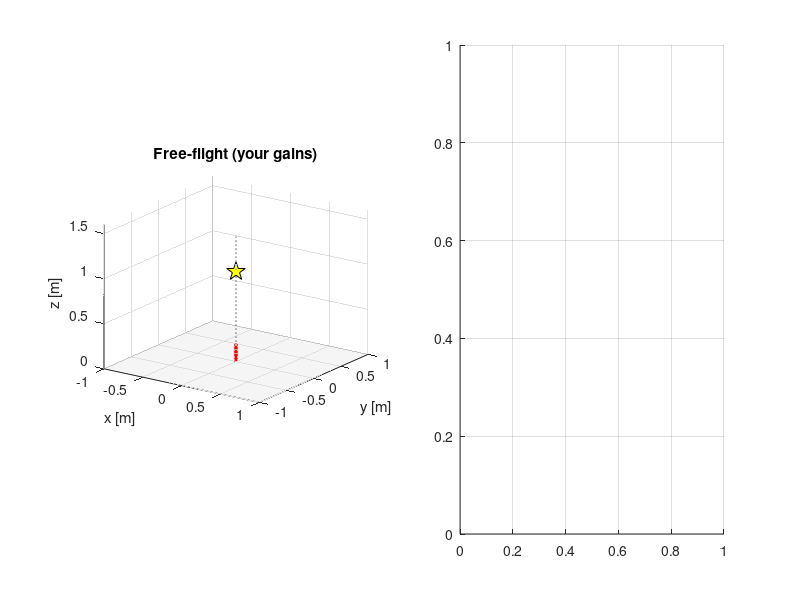

Reproduce this figure in MATLAB. (Note: this script raises an error after producing the figure.)
%% ========================================================================
%  TVC VISUAL VERIFY -- drop your Control System Designer gains in and fly
%
%  Plays the role of your assignment's Nonlinear_simulation.slx + visualiser:
%  a nonlinear 3D free-flight run that checks the gains you tuned on the
%  linear plant actually work (with saturation, servo lag, sensor noise).
%
%  Inner loop  = PID (matches your "PID with two real zeros")
%  Outer loop  = PD  (matches your outer position compensator)
%  Runs with BASE MATLAB -- no toolboxes required.
% =========================================================================
clear; clc; close all;

%% ====================  PASTE YOUR TUNED GAINS HERE  =====================
% From the inner design:  Cpid = pid(C_inner);  then read .Kp .Ki .Kd
Kp_att = 1.6;   Ki_att = 0.5;   Kd_att = 0.25;     % inner attitude PID
% From the outer design:  [Kp_pos,~,Kd_pos] = piddata(pid(C_outer));
Kp_pos = 0.40;  Kd_pos = 0.33;                     % outer position PD
% =========================================================================

%% ---------- Physical parameters (match tvc_setup.m) --------------------
m=0.5; g=9.81; J=0.008; l=0.10; b_rot=0.002; Tmax=2.5*m*g;
tau_s=0.05; dmax=deg2rad(15); ratemax=deg2rad(600);
tilt_max=deg2rad(20);

%% ---------- Timing & sensors --------------------------------------------
fs=400; dt=1/fs; Tend=8; N=round(Tend/dt); animStep=8;
gyro_noise=deg2rad(1.0); gyro_bias=deg2rad(0.4);
acc_noise=deg2rad(2.0); alpha=0.99; pos_noise=0.01;
iclamp=deg2rad(10);                 % integral anti-windup clamp

%% ---------- Altitude loop gains -----------------------------------------
Kp_z=4.5; Kd_z=2.4; z_des=1.0; x_des=0; y_des=0;

%% ---------- Initial state (off-centre, low) -----------------------------
x=0.5; y=-0.4; z=0.6; vx=0; vy=0; vz=0;
thx=deg2rad(3); thy=deg2rad(-2); wx=0; wy=0; dx=0; dy=0;
thx_est=thx; thy_est=thy; eix=0; eiy=0;
t_poke=4.0; poke_vx=0.8; poke_vy=-0.6;

%% ---------- Logs ---------------------------------------------------------
L.t=zeros(1,N); L.x=L.t; L.y=L.t; L.z=L.t; L.thx=L.t; L.thy=L.t;

%% ---------- Figure -------------------------------------------------------
fig=figure('Color','w','Name','TVC Visual Verify','Position',[80 80 1100 480]);
ax1=subplot(1,2,1); hold(ax1,'on'); grid(ax1,'on'); view(ax1,35,18);
xlim([-1 1]); ylim([-1 1]); zlim([0 1.6]); daspect([1 1 1]);
xlabel('x [m]'); ylabel('y [m]'); zlabel('z [m]'); title('Free-flight (your gains)');
patch([-1 1 1 -1],[-1 -1 1 1],[0 0 0 0],[0.9 0.9 0.9],'FaceAlpha',0.4,'EdgeColor','none');
plot3([0 0],[0 0],[0 1.4],'k:'); plot3(0,0,z_des,'kp','MarkerFaceColor','y','MarkerSize',14);
bodyH=plot3([0 0],[0 0],[0 0],'b-','LineWidth',5);
thrustH=quiver3(0,0,0,0,0,0.2,0,'r','LineWidth',2,'MaxHeadSize',2);
pathH=plot3(nan,nan,nan,'Color',[0.4 0.4 0.4]);
ax2=subplot(1,2,2); hold(ax2,'on'); grid(ax2,'on');
xTr=animatedline('Color','b'); yTr=animatedline('Color','r'); zTr=animatedline('Color',[0 0.6 0]);
yline(0,'k:'); xlabel('time [s]'); ylabel('position [m]'); legend('x','y','z');
title('Position vs time'); xlim([0 Tend]); ylim([-0.6 1.4]);

%% ---------- Main loop ----------------------------------------------------
for k=1:N
    t=(k-1)*dt;
    % sensors + complementary filter
    gx=wx+gyro_bias+gyro_noise*randn; gy=wy+gyro_bias+gyro_noise*randn;
    thx_est=alpha*(thx_est+gx*dt)+(1-alpha)*(thx+acc_noise*randn);
    thy_est=alpha*(thy_est+gy*dt)+(1-alpha)*(thy+acc_noise*randn);
    xm=x+pos_noise*randn; ym=y+pos_noise*randn;

    % altitude -> thrust
    T=max(min(m*g + Kp_z*(z_des-z) + Kd_z*(0-vz), Tmax),0);

    % OUTER position PD -> desired tilt
    thx_des=max(min(-(Kp_pos*(xm-x_des)+Kd_pos*vx), tilt_max),-tilt_max);
    thy_des=max(min(-(Kp_pos*(ym-y_des)+Kd_pos*vy), tilt_max),-tilt_max);

    % INNER attitude PID -> gimbal command
    ex=thx_des-thx_est; ey=thy_des-thy_est;
    eix=max(min(eix+ex*dt,iclamp),-iclamp); eiy=max(min(eiy+ey*dt,iclamp),-iclamp);
    ux=max(min(Kp_att*ex+Ki_att*eix-Kd_att*gx, dmax),-dmax);
    uy=max(min(Kp_att*ey+Ki_att*eiy-Kd_att*gy, dmax),-dmax);

    % servos (rate limit + lag)
    rx=max(min((ux-dx)/tau_s,ratemax),-ratemax); dx=max(min(dx+rx*dt,dmax),-dmax);
    ry=max(min((uy-dy)/tau_s,ratemax),-ratemax); dy=max(min(dy+ry*dt,dmax),-dmax);

    % dynamics (attitude = double integrator + gimbal torque; no gravity term)
    wx=wx+((T*l*sin(dx)-b_rot*wx)/J)*dt; thx=thx+wx*dt;
    wy=wy+((T*l*sin(dy)-b_rot*wy)/J)*dt; thy=thy+wy*dt;
    vx=vx+(T/m*sin(thx+dx))*dt; x=x+vx*dt;
    vy=vy+(T/m*sin(thy+dy))*dt; y=y+vy*dt;
    vz=vz+(T/m*cos(thx)*cos(thy)-g)*dt; z=z+vz*dt;
    if abs(t-t_poke)<dt/2, vx=vx+poke_vx; vy=vy+poke_vy; end

    L.t(k)=t; L.x(k)=x; L.y(k)=y; L.z(k)=z; L.thx(k)=thx; L.thy(k)=thy;

    if mod(k,animStep)==0
        if ~isvalid(fig), break; end
        u=[sin(thx);sin(thy);cos(thx)*cos(thy)]; u=u/norm(u);
        p=[x;y;z]; base=p-u*0.06; top=p+u*0.12;
        set(bodyH,'XData',[base(1) top(1)],'YData',[base(2) top(2)],'ZData',[base(3) top(3)]);
        set(thrustH,'XData',base(1),'YData',base(2),'ZData',base(3), ...
            'UData',0.18*u(1),'VData',0.18*u(2),'WData',0.18*u(3));
        set(pathH,'XData',L.x(1:k),'YData',L.y(1:k),'ZData',L.z(1:k));
        addpoints(xTr,t,x); addpoints(yTr,t,y); addpoints(zTr,t,z);
        drawnow limitrate; pause(dt*animStep);
    end
end

%% ---------- Summary ------------------------------------------------------
figure('Color','w','Name','Verify summary');
subplot(2,1,1); plot(L.t,L.x,'b',L.t,L.y,'r',L.t,L.z,'g','LineWidth',1.2); grid on
ylabel('position [m]'); legend('x','y','z'); title('Returns to centre & holds altitude');
subplot(2,1,2); plot(L.t,rad2deg(L.thx),'b',L.t,rad2deg(L.thy),'r','LineWidth',1.2); grid on
ylabel('tilt [deg]'); xlabel('time [s]'); legend('pitch','roll');
